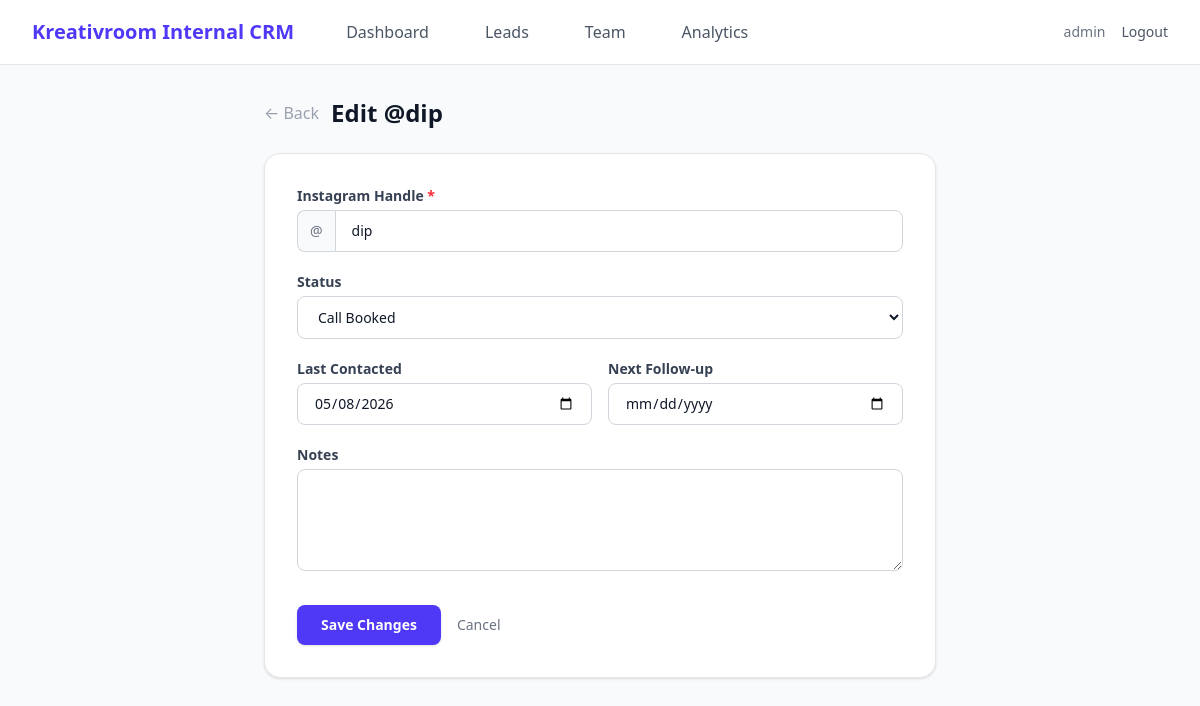
The app's page /crm/lead/1/edit (signed in) with its own data.
### instagram_crm/models.py (models this page shows, shortened)
class User(UserMixin, db.Model):
    __tablename__ = "users"
    id            = db.Column(db.Integer, primary_key=True)
    username      = db.Column(db.String(255), unique=True, nullable=False)
    password_hash = db.Column(db.String(255), nullable=False)
    role          = db.Column(db.String(50), default="setter")
    last_login    = db.Column(db.DateTime, nullable=True)
    created_at    = db.Column(db.DateTime, default=datetime.utcnow)
    leads      = db.relationship("Lead", backref="setter", lazy="dynamic")
    activities = db.relationship("Activity", backref="user", lazy="dynamic")
    @property
    def is_admin(self) -> bool:
        return self.role == "admin"

class Lead(db.Model):
    __tablename__ = "leads"
    STATUSES = ["new_lead", "messaged", "replied", "interested", "call_booked", "deal_done"]
    id               = db.Column(db.Integer, primary_key=True)
    instagram_handle = db.Column(db.String(255), unique=True, nullable=False)
    status           = db.Column(db.String(50), default="new_lead", nullable=False, index=True)
    prev_status      = db.Column(db.String(50), nullable=True)   # ← restored on cancel-call
    assigned_to      = db.Column(db.Integer, db.ForeignKey("users.id"), nullable=True, index=True)
    last_contacted   = db.Column(db.DateTime, nullable=True)
    next_followup    = db.Column(db.Date, nullable=True, index=True)
    notes            = db.Column(db.Text, nullable=True)
    created_at       = db.Column(db.DateTime, default=datetime.utcnow)
    call       = db.relationship("Call", backref="lead", uselist=False,
                                 cascade="all, delete-orphan")
    activities = db.relationship("Activity", backref="lead", lazy="dynamic")

### instagram_crm/crm.py (the view, shortened to what this page needs)
@crm_bp.route("/lead/<int:lead_id>/edit", methods=["GET", "POST"])
@login_required
def edit_lead(lead_id):
    lead = db.session.get(Lead, lead_id)
    if not lead:
        flash("Lead not found.", "error")
        return redirect(url_for("crm.dashboard"))
    _guard(lead)
    return render_template("crm/edit_lead.html", lead=lead, statuses=Lead.STATUSES)

### instagram_crm/crm.py (called while the page is built)
def _guard(lead: Lead):
    if not current_user.is_admin and lead.assigned_to != current_user.id:
        abort(403)

### instagram_crm/templates/crm/edit_lead.html (shortened to what this page needs)
{% extends "base.html" %}
{% block content %}
<div class="max-w-2xl mx-auto">
  <div class="flex items-center gap-3 mb-6">
    <a href="{{ url_for('crm.dashboard') }}" class="text-gray-400 hover:text-gray-700 transition-colors">← Back</a>
    <h1 class="text-2xl font-bold text-gray-900">Edit @{{ lead.instagram_handle }}</h1>
  </div>
  <div class="bg-white rounded-2xl border border-gray-200 shadow-sm p-6 md:p-8">
    <form method="POST" action="{{ url_for('crm.edit_lead', lead_id=lead.id) }}" class="space-y-5">
      <div>
        <label for="instagram_handle" class="block text-sm font-semibold text-gray-700 mb-1">
          Instagram Handle <span class="text-red-500">*</span>
        </label>
        <div class="flex">
          <span class="inline-flex items-center px-3 rounded-l-lg border border-r-0 border-gray-300 bg-gray-50 text-gray-500 text-sm">@</span>
          <input id="instagram_handle" name="instagram_handle" type="text" required
            value="{{ lead.instagram_handle }}"
            class="flex-1 px-4 py-2.5 rounded-r-lg border border-gray-300 text-sm
                   focus:outline-none focus:ring-2 focus:ring-indigo-500 focus:border-transparent transition" />
        </div>
      </div>
      <div>
        <label for="status" class="block text-sm font-semibold text-gray-700 mb-1">Status</label>
        <select id="status" name="status"
          class="w-full px-4 py-2.5 rounded-lg border border-gray-300 text-sm bg-white
                 focus:outline-none focus:ring-2 focus:ring-indigo-500 focus:border-transparent transition">
          {% for s in statuses %}
          <option value="{{ s }}" {% if lead.status == s %}selected{% endif %}>{{ s.replace('_',' ').title() }}</option>
          {% endfor %}
        </select>
      </div>
      <div class="grid grid-cols-1 sm:grid-cols-2 gap-4">
        <div>
          <label for="last_contacted" class="block text-sm font-semibold text-gray-700 mb-1">Last Contacted</label>
          <input id="last_contacted" name="last_contacted" type="date"
            value="{{ lead.last_contacted.strftime('%Y-%m-%d') if lead.last_contacted else '' }}"
            class="w-full px-4 py-2.5 rounded-lg border border-gray-300 text-sm
                   focus:outline-none focus:ring-2 focus:ring-indigo-500 focus:border-transparent transition" />
        </div>
        <div>
          <label for="next_followup" class="block text-sm font-semibold text-gray-700 mb-1">Next Follow-up</label>
          <input id="next_followup" name="next_followup" type="date"
            value="{{ lead.next_followup.strftime('%Y-%m-%d') if lead.next_followup else '' }}"
            class="w-full px-4 py-2.5 rounded-lg border border-gray-300 text-sm
                   focus:outline-none focus:ring-2 focus:ring-indigo-500 focus:border-transparent transition" />
        </div>
      </div>
      <div>
        <label for="notes" class="block text-sm font-semibold text-gray-700 mb-1">Notes</label>
        <textarea id="notes" name="notes" rows="4"
          class="w-full px-4 py-2.5 rounded-lg border border-gray-300 text-sm
                 focus:outline-none focus:ring-2 focus:ring-indigo-500 focus:border-transparent
                 transition resize-y placeholder-gray-400">{{ lead.notes or '' }}</textarea>
      </div>
      <div class="flex items-center gap-4 pt-2">
        <button type="submit"
          class="bg-indigo-600 hover:bg-indigo-700 text-white font-semibold px-6 py-2.5 rounded-lg text-sm transition-colors shadow-sm">
          Save Changes
        </button>
        <a href="{{ url_for('crm.dashboard') }}" class="text-gray-500 hover:text-gray-700 text-sm font-medium">Cancel</a>
      </div>
    </form>
  </div>
</div>
{% endblock %}

### instagram_crm/templates/base.html (shortened to what this page needs)
<!DOCTYPE html>
<html lang="en">
<head>
  <script src="https://unpkg.com/@tailwindcss/browser@4"></script>
</head>
<body class="bg-gray-50 text-gray-900 flex flex-col min-h-screen">
  {% if current_user.is_authenticated %}
  <nav class="bg-white border-b border-gray-200">
    <div class="max-w-7xl mx-auto px-4 sm:px-6 lg:px-8">
      <div class="flex justify-between h-16">
        <div class="flex items-center">
          <span class="text-xl font-bold text-indigo-600">Kreativroom Internal CRM</span>
          <div class="hidden md:flex md:ml-10 md:space-x-8">
            {% if current_user.is_admin %}
              <a href="{{ url_for('admin.dashboard') }}" class="text-gray-600 hover:text-gray-900 px-3 py-2 rounded-md font-medium">Dashboard</a>
              <a href="{{ url_for('admin.all_leads') }}" class="text-gray-600 hover:text-gray-900 px-3 py-2 rounded-md font-medium">Leads</a>
              <a href="{{ url_for('admin.team') }}" class="text-gray-600 hover:text-gray-900 px-3 py-2 rounded-md font-medium">Team</a>
              <a href="{{ url_for('admin.reports') }}" class="text-gray-600 hover:text-gray-900 px-3 py-2 rounded-md font-medium">Analytics</a>
            {% else %}
              <a href="{{ url_for('crm.dashboard') }}" class="text-gray-600 hover:text-gray-900 px-3 py-2 rounded-md font-medium">My Leads</a>
            {% endif %}
          </div>
        </div>
        <div class="flex items-center space-x-4">
          <span class="text-sm text-gray-500 hidden sm:block">{{ current_user.username }}</span>
          <a href="{{ url_for('auth.logout') }}" class="text-sm font-medium text-gray-600 hover:text-red-600">Logout</a>
        </div>
      </div>
    </div>
  </nav>
  {% endif %}
  <main class="flex-1 max-w-7xl w-full mx-auto p-4 sm:p-6 lg:p-8">
    {% block content %}{% endblock %}
  </main>
</body>
</html>

### instagram_crm/templates/base.html (style rules this page uses)
body { font-family: system-ui, -apple-system, sans-serif; }

### records on screen
User: username "admin"
Lead: instagram_handle "dip", status "Call Booked", last_contacted "05/08/2026"
